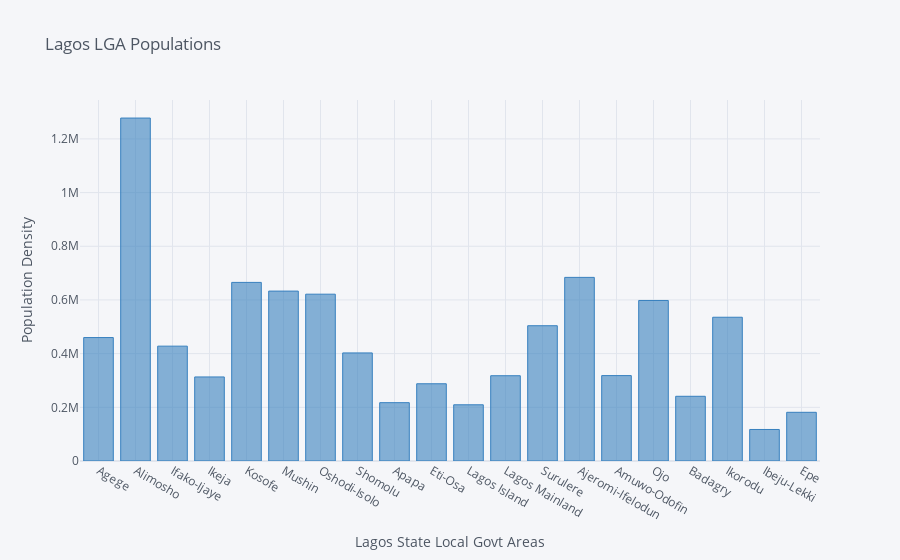

The code cell stored with this chart in its notebook:
### Code cell
#lets visualize the local governments with respect to their population using bar chart as shown below
lagos_complete_df.iplot(kind='bar',x='LGA name',y='CENSUS 2006 POPULATION', title="Lagos LGA Populations",
                        xTitle="Lagos State Local Govt Areas",yTitle="Population Density",colors = "blue")

### Figure 1 — Plotly figure (JSON) as saved in the notebook; plotly's stock layout.template omitted (floating-point values rounded to 4 significant figures)
{"data": [{"marker": {"color": "rgba(55, 128, 191, 0.6)", "line": {"color": "rgba(55, 128, 191, 1.0)", "width": 1}}, "name": "CENSUS 2006 POPULATION", "orientation": "v", "text": "", "type": "bar", "x": ["Agege", "Alimosho", "Ifako-Ijaye", "Ikeja", "Kosofe", "Mushin", "Oshodi-Isolo", "Shomolu", "Apapa", "Eti-Osa", "Lagos Island", "Lagos Mainland", "Surulere", "Ajeromi-Ifelodun", "Amuwo-Odofin", "Ojo", "Badagry", "Ikorodu", "Ibeju-Lekki", "Epe"], "y": ["459,939", "1,277,714", "427,878", "313,196", "665,393", "633,009", "621,509", "402,673", "217,362", "287,785", "209,437", "317,720", "503,975", "684,105", "318,166", "598,071", "241,093", "535,619", "117,481", "181,409"]}], "layout": {"legend": {"bgcolor": "#F5F6F9", "font": {"color": "#4D5663"}}, "paper_bgcolor": "#F5F6F9", "plot_bgcolor": "#F5F6F9", "title": {"font": {"color": "#4D5663"}, "text": "Lagos LGA Populations"}, "xaxis": {"gridcolor": "#E1E5ED", "showgrid": true, "tickfont": {"color": "#4D5663"}, "title": {"font": {"color": "#4D5663"}, "text": "Lagos State Local Govt Areas"}, "zerolinecolor": "#E1E5ED"}, "yaxis": {"gridcolor": "#E1E5ED", "showgrid": true, "tickfont": {"color": "#4D5663"}, "title": {"font": {"color": "#4D5663"}, "text": "Population Density"}, "zerolinecolor": "#E1E5ED"}}}
